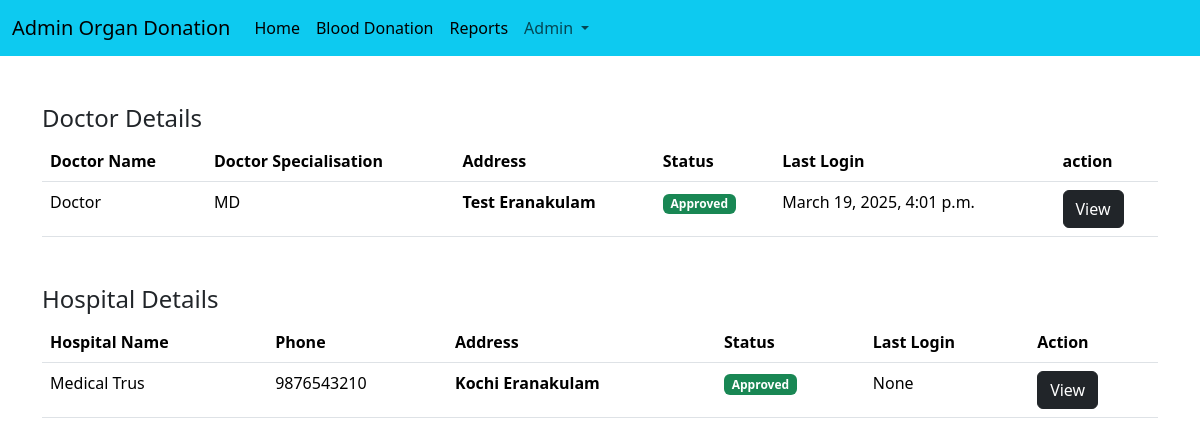
/AdminIndex, run on the app's committed database.
### Home/models.py (models this page shows, shortened)
class DoctorProfile(models.Model):
    user = models.ForeignKey(User, on_delete=models.CASCADE,null = True, related_name='doctor')
    last_name = models.CharField(max_length=255)
    Address = models.CharField(max_length=255)
    district = models.CharField(max_length=255)
    state = models.CharField(max_length=255)
    phone = models.CharField(max_length=20)
    Specilisation = models.CharField(max_length=255)
    profile_pic = models.FileField(upload_to="profilepic")
    active = models.BooleanField(default = False)
    hospital = models.ForeignKey(HospitalProfile,on_delete=models.CASCADE,null=True, blank=True)

class HospitalProfile(models.Model):
    user = models.ForeignKey(User, on_delete=models.CASCADE,null = True)
    name = models.CharField(max_length=255)
    Address = models.CharField(max_length=255)
    district = models.CharField(max_length=255)
    state = models.CharField(max_length=255)
    phone = models.CharField(max_length=20)
    profile_pic = models.FileField(upload_to="profilepic")
    active = models.BooleanField(default = False)

### Home/views.py (the view)
# urls.py: path("AdminIndex",views.AdminIndex,name="AdminIndex"),
def AdminIndex(request):
    doctor = DoctorProfile.objects.all()
    hospital = HospitalProfile.objects.all()
    user = UserProfile.objects.all()
    context = {
        "doctor":doctor,
        "hospital":hospital,
        "user":user
    }
    return render(request, 'adminindex.html',context)

### templates/adminindex.html (shortened to what this page needs)
<!DOCTYPE html>
<html lang="en">
<head>
  <link href="https://cdn.jsdelivr.net/npm/bootstrap@5.3.3/dist/css/bootstrap.min.css" rel="stylesheet"
>
</head>
<body>
  <nav class="navbar navbar-expand-lg bg-info">
    <div class="container-fluid">
      <a class="navbar-brand" href="#">Admin Organ Donation</a>
      <div class="collapse navbar-collapse" id="navbarSupportedContent">
        <ul class="navbar-nav me-auto mb-2 mb-lg-0">
          <li class="nav-item">
            <a class="nav-link active" aria-current="page" href="{%url 'AdminIndex' %}">Home</a>
          </li>
          <li class="nav-item">
            <a class="nav-link active" aria-current="page" href="{% url 'admin_blood' %}">Blood Donation</a>
          </li>
          <li class="nav-item">
            <a class="nav-link active" aria-current="page" href="{% url 'reports_admin' %}">Reports</a>
          </li>
          <li class="nav-item dropdown">
            <a class="nav-link dropdown-toggle" href="#" role="button" data-bs-toggle="dropdown" aria-expanded="false">
              Admin
            </a>
          </li>
      </div>
  </nav>
{% block content %}
  <div class="container mt-5">
    <h4>Doctor Details</h4>
    <table class="table">
      <tr>
        <th>Doctor Name</th>
        <th>Doctor Specialisation</th>
        <th>Address</th>
        <th>Status</th>
        <th>Last Login</th>
        <th>action</th>
      </tr>
      {% for i in doctor %}
      <tr>
        <td>{{i.user.first_name}}</td>
        <td>{{i.Specilisation}}</td>
        <th>{{i.Address}} {{i.district}}</th>
        <td>
          {% if i.active == False %}
          <span  class="badge bg-warning">Pending</span>
          {% else %}
          <span class="badge bg-success">Approved</span>
          {% endif %}
        </td>
        <td>{{i.user.last_login}}</td>
        <td><a data-bs-toggle="modal" data-bs-target="#{{i.user.username}}" class="btn btn-dark">View</a></td>
      </tr>
      {% endfor %}
    </table>
  </div>
  <div class="container mt-5">
    <h4>Hospital Details</h4>
    <table class="table">
      <tr>
        <th>Hospital Name</th>
        <th>Phone</th>
        <th>Address</th>
        <th>Status</th>
        <th>Last Login</th>
        <th>Action</th>
      </tr>
      {% for i in hospital %}
      <tr>
        <td>{{i.user.first_name}}</td>
        <td>{{i.phone}}</td>
        <th>{{i.Address}} {{i.district}}</th>
        <td>
          {% if i.active == False %}
          <span  class="badge bg-warning">Pending</span>
          {% else %}
          <span class="badge bg-success">Approved</span>
          {% endif %}
        </td>
        <td>{{i.user.last_login}}</td>
        <td><a data-bs-toggle="modal" data-bs-target="#{{i.user.username}}" class="btn btn-dark">View</a></td>
      </tr>
      {% endfor %}
    </table>
  </div>
{% endblock %}
</body>
</html>

### data on the page
DoctorProfile: user.first_name "Doctor", Specilisation "MD", Address "Test", district "Eranakulam", active "Approved", user.last_login "March 19, 2025, 4:01 p.m."
HospitalProfile: user.first_name "Medical Trus", phone "9876543210", Address "Kochi", district "Eranakulam", active "Approved", user.last_login "None"
